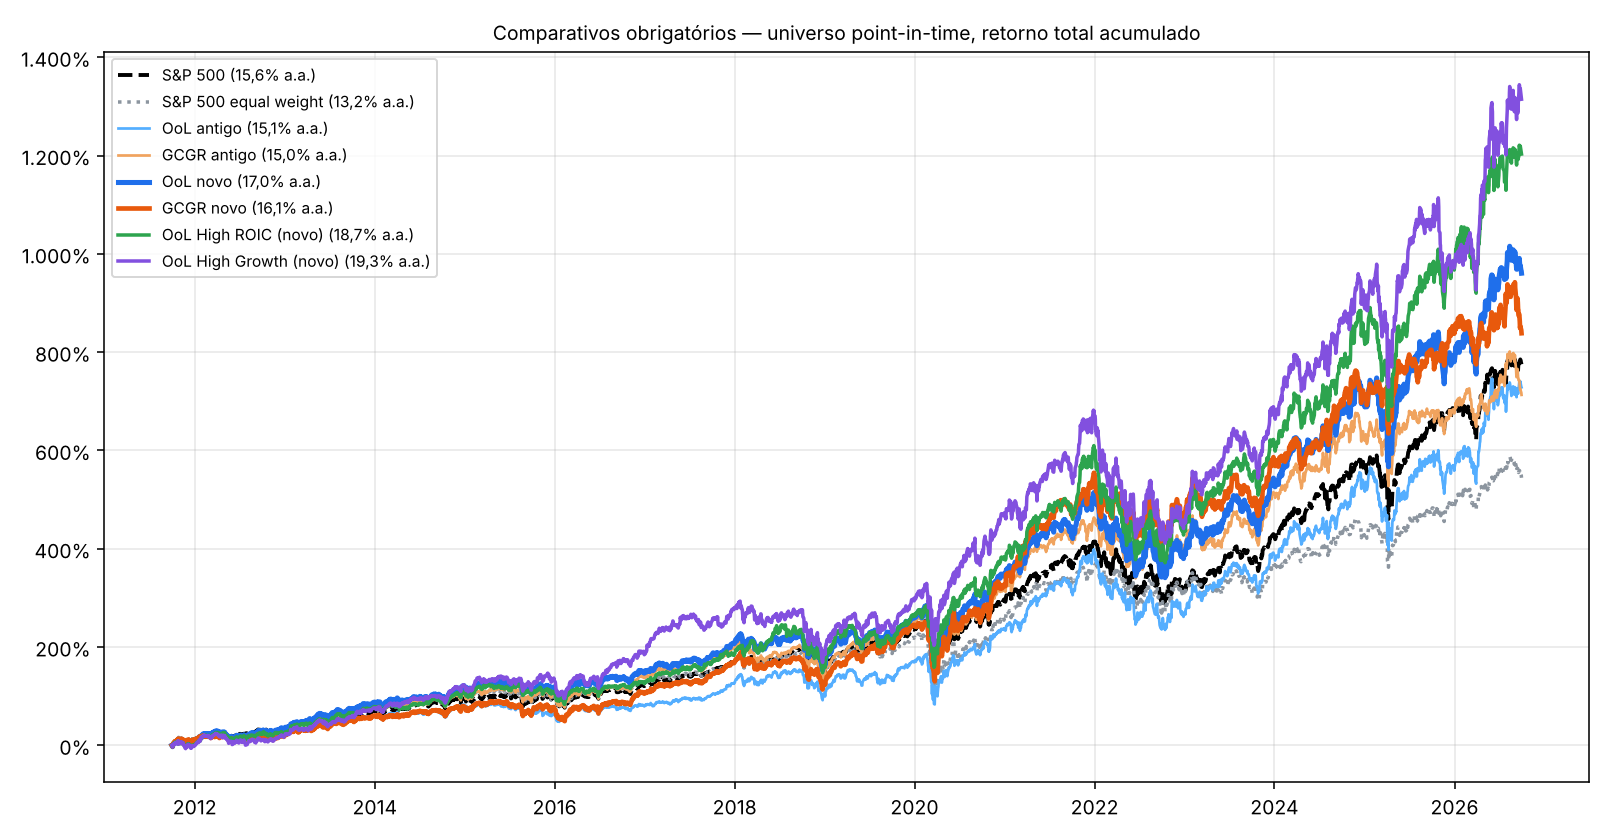

Python code for this plot:
"""Comparativos obrigatorios de toda analise de desempenho (instrucao permanente do usuario, 2026-11-10):
S&P 500, S&P 500 equal weight, OoL antigo, GCGR antigo, OoL novo, GCGR novo, OoL High ROIC (novo), OoL High Growth (novo).
Antigo = cortes originais (ROIC 20%/10%, zROIC 0,7). Novo = esboco (ROIC 12%/10%), sem zROIC, sem Energia, Materiais e vestuario.
Universo point-in-time, ROIC oficial (corrigido em 2026-11-10), equal weight, rebalanceamento trimestral.
Uso: from benchmarks import load_benchmarks, bench_table, bench_plot"""
import sys, pathlib
import numpy as np, pandas as pd
ROOT = pathlib.Path(__file__).parent
sys.path.insert(0, str(ROOT.parent)); sys.path.insert(0, str(ROOT))
from backtest import run_portfolio, stats, D  # noqa: E402
import validation_portfolios as vp  # noqa: E402
from validation_core import load_prices  # noqa: E402

OOL, GCGR = 'Opportunity of Lifetime', 'Good Companies, Great Returns'
EXCL_SECTORS = {'Energy', 'Materials'}
APPAREL = {'Apparel, Accessories & Luxury Goods', 'Footwear', 'Textiles'}
ORDER = ['S&P 500', 'S&P 500 equal weight', 'OoL antigo', 'GCGR antigo', 'OoL novo', 'GCGR novo', 'OoL High ROIC (novo)', 'OoL High Growth (novo)']
STYLE = {'S&P 500': ('#000000', '--', 2.0), 'S&P 500 equal weight': ('#8c959f', ':', 1.8), 'OoL antigo': ('#54aeff', '-', 1.4),
         'GCGR antigo': ('#f0a35e', '-', 1.4), 'OoL novo': ('#1f6feb', '-', 2.6), 'GCGR novo': ('#e8590c', '-', 2.4),
         'OoL High ROIC (novo)': ('#2da44e', '-', 1.8), 'OoL High Growth (novo)': ('#8250df', '-', 1.8)}


def sector_maps():
    import setores_derrotas as sd
    u = pd.read_csv(D / 'universe.csv').drop_duplicates('ticker').set_index('ticker')
    sec = lambda t: sd.MANUAL[t][0] if t in sd.MANUAL else u.sector.get(t)
    ind = lambda t: sd.MANUAL[t][1] if t in sd.MANUAL else u.industry.get(t)
    return sec, ind


def base_data():
    f = pd.read_csv(D / 'val_features.csv', parse_dates=['date'])
    first = f[f.pit_member].groupby('date').size(); start = first[first >= 300].index.min()
    dates = sorted(d for d in f.date.unique() if d >= start)
    f = f[f.date.isin(dates) & f.pit_member].reset_index(drop=True)
    return f, dates


def classify_new(f, stability=None):
    """Classificacao 'nova'. stability: None = sem criterio de estabilidade do ROIC; ou serie booleana (True = estavel)."""
    z = 0.0 if stability is None else np.where(stability, 0.0, 9.0)
    c = vp.classify(f.assign(zroic=z), 'sketch', 'B')
    sec, ind = sector_maps()
    c['sector'] = c.ticker.map(sec); c['industry'] = c.ticker.map(ind)
    c['excluded'] = c.sector.isin(EXCL_SECTORS) | c.industry.isin(APPAREL)
    return c


def holdings_new(c):
    ok = ~c.excluded; ool = (c.cat == OOL) & ok
    return {'OoL novo': ool, 'GCGR novo': (c.cat == GCGR) & ok, 'OoL High ROIC (novo)': ool & (c.roic > 0.30),
            'OoL High Growth (novo)': ool & (c.growth > 0.30)}


def load_benchmarks(extra=None):
    """Devolve (navs, n_acoes, dates, adj). extra: dict nome -> (classificacao, mascara) para carteiras adicionais."""
    f, dates = base_data()
    adj = load_prices()['adj_close']
    old = vp.classify(f, 'orig', 'B')
    new = classify_new(f)
    H = {'OoL antigo': (old, old.cat == OOL), 'GCGR antigo': (old, old.cat == GCGR)}
    H.update({k: (new, m) for k, m in holdings_new(new).items()})
    if extra: H.update(extra)
    navs, n = {}, {}
    for k, (c, m) in H.items():
        navs[k] = run_portfolio({d: g.ticker.tolist() for d, g in c[m].groupby('date')}, adj, dates)[0]
        n[k] = c[m].groupby('date').size().mean()
    for b, nm in (('SPY', 'S&P 500'), ('RSP', 'S&P 500 equal weight')):
        s = adj[b].loc[dates[0]:dates[-1]]; navs[nm] = s / s.iloc[0]
    return navs, n, dates, adj


def bench_table(navs, n):
    pc = lambda x: '—' if pd.isna(x) else f'{x:.1%}'.replace('.', ',')
    Ms = navs['S&P 500'].resample('ME').last()
    keys = ORDER + [k for k in navs if k not in ORDER]
    out = ['| Carteira | Retorno total | Retorno anual | Volatilidade | Pior queda | Ações (média) | Janelas 5a > S&P | Janelas 10a > S&P |',
           '|---|---|---|---|---|---|---|---|']
    for k in keys:
        if k not in navs: continue
        s = navs[k].dropna(); st = stats(s); M = s.resample('ME').last()
        w5 = ((M / M.shift(60)) > (Ms / Ms.shift(60))).dropna().mean() if k != 'S&P 500' else np.nan
        w10 = ((M / M.shift(120)) > (Ms / Ms.shift(120))).dropna().mean() if k != 'S&P 500' else np.nan
        bold = '**' if k in ('OoL novo', 'GCGR novo') else ''
        out.append(f"| {bold}{k}{bold} | {pc(s.iloc[-1] - 1)} | {bold}{pc(st['CAGR'])}{bold} | {pc(st['Vol'])} | {pc(st['MaxDD'])} | "
                   f"{'—' if k not in n else f'{n[k]:.0f}'} | {'—' if pd.isna(w5) else f'{w5:.0%}'} | {'—' if pd.isna(w10) else f'{w10:.0%}'} |")
    return out


def bench_plot(navs, path, title):
    import matplotlib; matplotlib.use('Agg'); import matplotlib.pyplot as plt, matplotlib.ticker as mt
    fig, ax = plt.subplots(figsize=(11.5, 6), dpi=140)
    keys = ORDER + [k for k in navs if k not in ORDER]
    extra_cols = iter(['#cf222e', '#bf8700', '#0a7ea4', '#6e7781'])
    for k in keys:
        if k not in navs: continue
        col, ls, lw = STYLE[k] if k in STYLE else (next(extra_cols), '-.', 2.0)
        s = (navs[k] - 1) * 100
        ax.plot(s.index, s, color=col, ls=ls, lw=lw, label=f'{k} (' + f'{stats(navs[k].dropna())["CAGR"]:.1%}'.replace('.', ',') + ' a.a.)')
    ax.yaxis.set_major_formatter(mt.FuncFormatter(lambda v, _: f'{v:,.0f}%'.replace(',', '.'))); ax.grid(alpha=.3); ax.legend(fontsize=8, loc='upper left')
    ax.set_title(title, fontsize=10)
    fig.tight_layout(); fig.savefig(path); plt.close(fig)


if __name__ == '__main__':
    navs, n, dates, adj = load_benchmarks()
    print('\n'.join(bench_table(navs, n)))
    bench_plot(navs, ROOT / 'benchmarks.png', 'Comparativos obrigatórios — universo point-in-time, retorno total acumulado')
